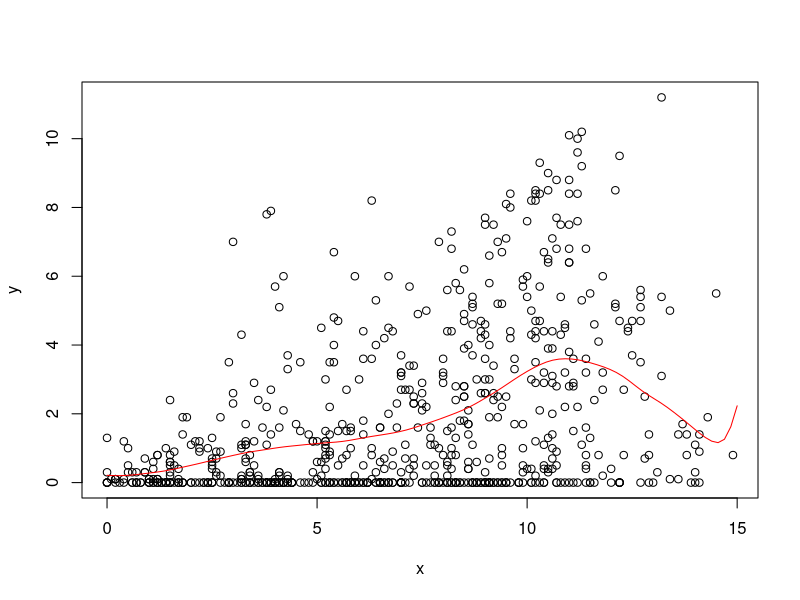
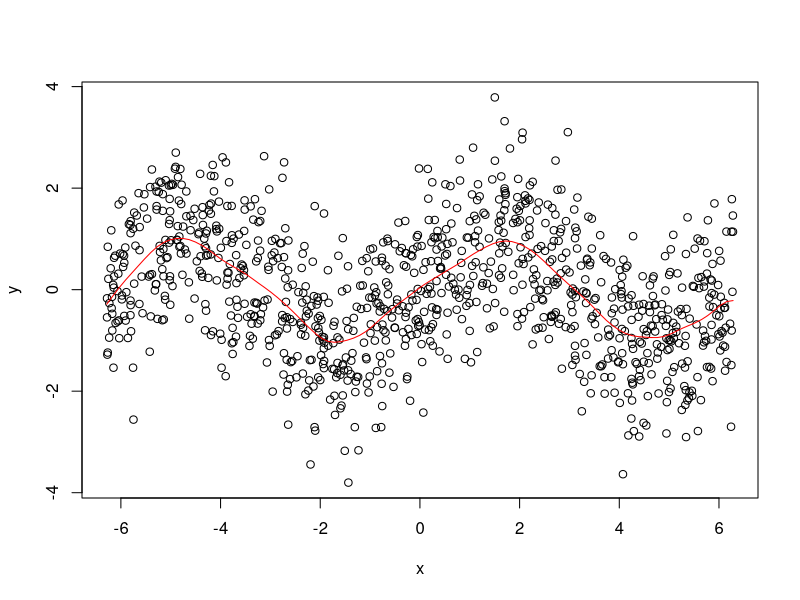

Generate these figures, in order, with R:
# STAT-S 610
# LAB 4
# 2019-10-03
# https://jfukuyama.github.io/teaching/stat610/assignments/lab4.pdf

# --- functions --- #

#' @param x (numeric) vector of same length as y
#' @param y (numeric) vector of same length as y
#' @param z (numeric) vector, can be of a different length
#' @param omega (numeric) must be a scalar
#' @return (numeric) vector of the same length as z
llr = function(x, y, z, omega) {
    fits = sapply(z, compute_f_hat, x, y, omega)
    return(fits)
}

#' @param z (numeric) must be a scalar
#' @param x (numeric) vector of the same length as y
#' @param y (numeric) vector of the same length as x
#' @param omega (numeric) must be a scalar
#' @return (numeric) scalar
compute_f_hat = function(z, x, y, omega) {
    Wz = make_weight_matrix(z, x, omega)
    X = make_predictor_matrix(x)
    f_hat = c(1, z) %*% solve(t(X) %*% sweep(X, 1, diag(Wz), "*")) %*% t(X) %*% matrix(diag(Wz)*y)
    return(f_hat)
}

#' @param z (numeric) must be a scalar
#' @param x (numeric) vector of arbitrary length
#' @param omega (numeric) must be a scalar
#' @return (numeric) a diagonal matrix
make_weight_matrix = function(z, x, omega) {
    r = abs(x - z) / omega  # this is a vector of the same length as x
    w = sapply(r, W)  # this is a vector of the same length as x and r
    Wz = diag(w)  # this is a diagonal matrix with elements from w
    return(Wz)
}

#' @param r (numeric) must be a scalar
#' @return (numeric) scalar
W = function(r) {
    if (abs(r) < 1) {
        return((1 - abs(r) ** 3) ** 3)
    } else {
        return(0)
    }
}

#' @param x (numeric) vector of arbitrary length
#' @return (numeric) matrix with 2 columns and rows equal to length of x
make_predictor_matrix = function(x) {
    n = length(x)
    return(cbind(rep(1, n), x))
}


# --- example 1 --- #

# get the data
data(french_fries, package = 'reshape2')
french_fries = na.omit(french_fries)

# input data
x = french_fries$potato
y = french_fries$buttery

# space along which to smooth
z = seq(0, 15, length.out = 100)

# run smoothing
fits = llr(z = z, x = x, y = y, omega = 2)

# plot the data and the smoother
plot(x, y)
lines(z, fits, col = 'red')


# --- example 2 --- #

# noisy sine wave
x = runif(1000, -2 * pi, 2 * pi)
y = sin(x) + rnorm(length(x))

# space along which to smooth
z = seq(-2 * pi, 2 * pi, length.out = 100)

# run smoothing
fits = llr(z = z, x = x, y = y, omega = pi / 3)

# plot the data and the smoother
plot(x, y)
lines(z, fits, col = 'red')
